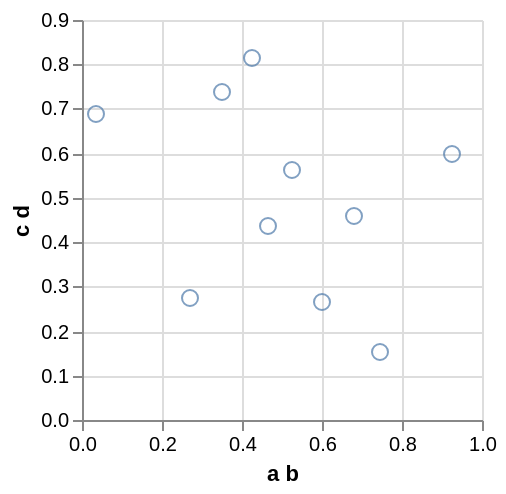

Express this chart as Vega-Lite.
### Vega specification from a JSON file in a GitHub repository (floating-point values rounded to 4 significant figures)
{"$schema": "https://vega.github.io/schema/vega/v3.0.json", "autosize": "pad", "padding": 5, "encode": {"update": {"fill": {"value": "transparent"}}}, "data": [{"name": "source_0", "values": [{"a b": 0.9229, "c d": 0.5983}, {"a b": 0.682, "c d": 0.46}, {"a b": 0.03553, "c d": 0.6864}, {"a b": 0.3491, "c d": 0.7368}, {"a b": 0.4248, "c d": 0.813}, {"a b": 0.5239, "c d": 0.5616}, {"a b": 0.4668, "c d": 0.4366}, {"a b": 0.2692, "c d": 0.2747}, {"a b": 0.601, "c d": 0.2649}, {"a b": 0.7458, "c d": 0.1544}]}, {"name": "data_0", "source": "source_0", "transform": [{"type": "formula", "expr": "toNumber(datum[\"a b\"])", "as": "a b"}, {"type": "formula", "expr": "toNumber(datum[\"c d\"])", "as": "c d"}, {"type": "filter", "expr": "datum[\"a b\"] !== null && !isNaN(datum[\"a b\"]) && datum[\"c d\"] !== null && !isNaN(datum[\"c d\"])"}]}], "signals": [{"name": "width", "update": "200"}, {"name": "height", "update": "200"}], "marks": [{"name": "marks", "type": "symbol", "role": "point", "from": {"data": "data_0"}, "encode": {"update": {"x": {"scale": "x", "field": "a b"}, "y": {"scale": "y", "field": "c d"}, "stroke": {"value": "#4c78a8"}, "fill": {"value": "transparent"}, "opacity": {"value": 0.7}}}}], "scales": [{"name": "x", "type": "linear", "domain": {"data": "data_0", "field": "a b"}, "range": [0, 200], "round": true, "nice": true, "zero": true}, {"name": "y", "type": "linear", "domain": {"data": "data_0", "field": "c d"}, "range": [200, 0], "round": true, "nice": true, "zero": true}], "axes": [{"scale": "x", "labelOverlap": true, "orient": "bottom", "tickCount": 5, "title": "a b", "zindex": 1}, {"scale": "x", "domain": false, "grid": true, "labels": false, "orient": "bottom", "tickCount": 5, "ticks": false, "zindex": 0, "gridScale": "y"}, {"scale": "y", "orient": "left", "title": "c d", "zindex": 1}, {"scale": "y", "domain": false, "grid": true, "labels": false, "orient": "left", "ticks": false, "zindex": 0, "gridScale": "x"}]}
